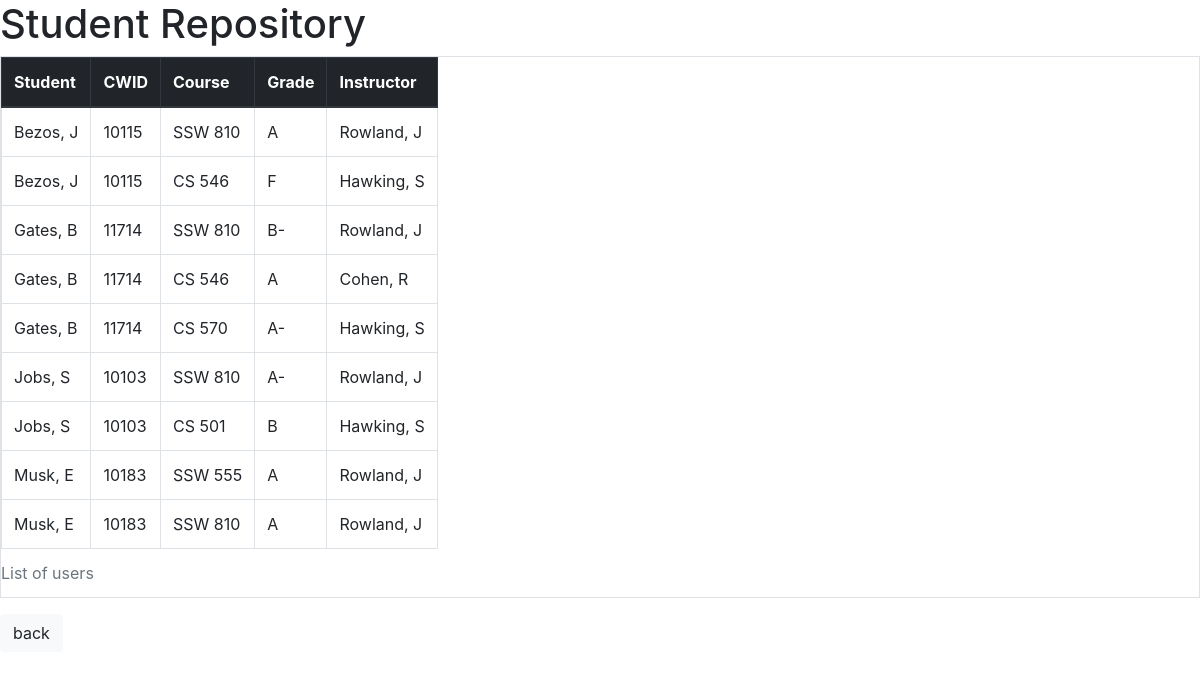
Page /faculty_table on the committed database.
### tables this page shows
CREATE TABLE students
(
	CWID TEXT
		constraint students_pk
			primary key,
	Name TEXT,
	Major TEXT
);

CREATE TABLE grades
(
	StudentCWID TEXT,
	Course TEXT,
	Grade TEXT,
	InstructorCWID TEXT
);

CREATE TABLE instructors
(
	CWID TEXT
		constraint instructors_pk
			primary key,
	Name TEXT,
	Dept TEXT
);

### app.py (the view)
@app.route('/faculty_table')
def faculty_record():
    _query: str = """select s.Name as Name, s.CWID, g.Course, g.Grade, i.Name as Instructor
                                      from students s
                                        join grades g on s.CWID = g.StudentCWID
                                        join instructors i on g.InstructorCWID = i.CWID
                                      order by s.Name;"""
    try:
        db: sqlite3.Connection = sqlite3.connect(DB_FILE)
    except sqlite3.OperationalError as e:
        print(e)
    else:
        data: List[Dict[str, str]] = \
            [{'student': student, 'cwid': cwid, 'course': course, 'grade': grade, 'instructor': instructor}
             for student, cwid, course, grade, instructor in db.execute(_query)]
        db.close()
    print(f"data: {data}")
    return render_template('faculty_record.html', title='Home', heading='Student Repository',
                           students=data)

### templates/faculty_record.html
{% extends 'base.html' %}
{% block body %}
<h1>{{ heading }}</h1>
<table class="table table-bordered table-hover table-responsive">
    <caption>List of users</caption>
    <thead class="thead-dark">
    <tr>
        <th scope="col">Student</th>
        <th scope="col">CWID</th>
        <th scope="col">Course</th>
        <th scope="col">Grade</th>
        <th scope="col">Instructor</th>
    </tr>
    </thead>
    <tbody>
    {% for s in students %}
    <tr>
        <td>{{s.student}}</td>
        <td>{{s.cwid}}</td>
        <td>{{s.course}}</td>
        <td>{{s.grade}}</td>
        <td>{{s.instructor}}</td>
    </tr>
    {% endfor %}
    </tbody>
</table>
<a href="/"><button type="button" class="btn btn-light">back</button></a>
{% endblock %}

### rows in the picture
students: student "Bezos, J", cwid "10115", course "SSW 810", grade "A", instructor "Rowland, J", course "CS 546", grade "F", instructor "Hawking, S"
students: student "Gates, B", cwid "11714", course "SSW 810", grade "B-", instructor "Rowland, J", course "CS 546", grade "A", instructor "Cohen, R", course "CS 570", grade "A-", instructor "Hawking, S"
students: student "Jobs, S", cwid "10103", course "SSW 810", grade "A-", instructor "Rowland, J", course "CS 501", grade "B", instructor "Hawking, S"
students: student "Musk, E", cwid "10183", course "SSW 555", grade "A", instructor "Rowland, J", course "SSW 810"

### other values in the picture
{{ heading }} "Student Repository"
